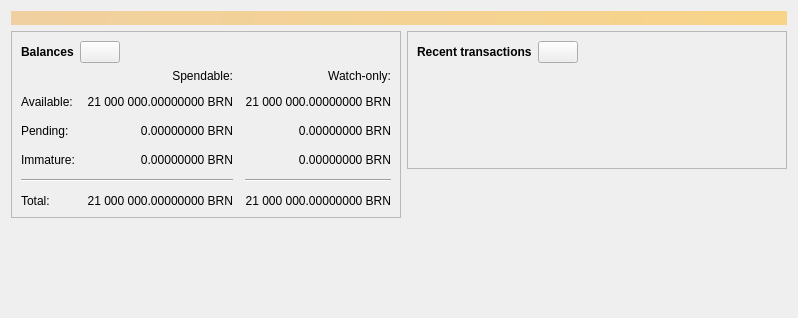
<?xml version="1.0" encoding="UTF-8"?>
<ui version="4.0">
 <class>OverviewPage</class>
 <widget class="QWidget" name="OverviewPage">
  <property name="geometry">
   <rect>
    <x>0</x>
    <y>0</y>
    <width>798</width>
    <height>318</height>
   </rect>
  </property>
  <property name="windowTitle">
   <string>Form</string>
  </property>
  <layout class="QVBoxLayout" name="topLayout">
   <item>
    <widget class="QLabel" name="labelAlerts">
     <property name="visible">
      <bool>false</bool>
     </property>
     <property name="styleSheet">
      <string notr="true">QLabel { background-color: qlineargradient(x1: 0, y1: 0, x2: 1, y2: 0, stop:0 #F0D0A0, stop:1 #F8D488); color:#000000; }</string>
     </property>
     <property name="wordWrap">
      <bool>true</bool>
     </property>
     <property name="margin">
      <number>3</number>
     </property>
     <property name="textInteractionFlags">
      <set>Qt::TextSelectableByMouse</set>
     </property>
    </widget>
   </item>
   <item>
    <layout class="QHBoxLayout" name="horizontalLayout" stretch="1,1">
     <item>
      <layout class="QVBoxLayout" name="verticalLayout_2">
       <item>
        <widget class="QFrame" name="frame">
         <property name="frameShape">
          <enum>QFrame::StyledPanel</enum>
         </property>
         <property name="frameShadow">
          <enum>QFrame::Raised</enum>
         </property>
         <layout class="QVBoxLayout" name="verticalLayout_4">
          <item>
           <layout class="QHBoxLayout" name="horizontalLayout_4">
            <item>
             <widget class="QLabel" name="label_5">
              <property name="font">
               <font>
                <weight>75</weight>
                <bold>true</bold>
               </font>
              </property>
              <property name="text">
               <string>Balances</string>
              </property>
             </widget>
            </item>
            <item>
             <widget class="QPushButton" name="labelWalletStatus">
              <property name="enabled">
               <bool>true</bool>
              </property>
              <property name="maximumSize">
               <size>
                <width>45</width>
                <height>16777215</height>
               </size>
              </property>
              <property name="toolTip">
               <string>The displayed information may be out of date. Your wallet automatically synchronizes with the Bitcoin network after a connection is established, but this process has not completed yet.</string>
              </property>
              <property name="text">
               <string/>
              </property>
              <property name="icon">
               <iconset resource="../bitcoin.qrc">
                <normaloff>:/icons/warning</normaloff>
                <disabledoff>:/icons/warning</disabledoff>:/icons/warning</iconset>
              </property>
              <property name="iconSize">
               <size>
                <width>24</width>
                <height>24</height>
               </size>
              </property>
             </widget>
            </item>
            <item>
             <spacer name="horizontalSpacer_3">
              <property name="orientation">
               <enum>Qt::Horizontal</enum>
              </property>
              <property name="sizeHint" stdset="0">
               <size>
                <width>40</width>
                <height>20</height>
               </size>
              </property>
             </spacer>
            </item>
           </layout>
          </item>
          <item>
           <layout class="QGridLayout" name="gridLayout">
            <property name="spacing">
             <number>12</number>
            </property>
            <item row="2" column="2">
             <widget class="QLabel" name="labelWatchPending">
              <property name="cursor">
               <cursorShape>IBeamCursor</cursorShape>
              </property>
              <property name="toolTip">
               <string>Unconfirmed transactions to watch-only addresses</string>
              </property>
              <property name="text">
               <string notr="true">0.00000000 BRN</string>
              </property>
              <property name="alignment">
               <set>Qt::AlignRight|Qt::AlignTrailing|Qt::AlignVCenter</set>
              </property>
              <property name="textInteractionFlags">
               <set>Qt::LinksAccessibleByMouse|Qt::TextSelectableByKeyboard|Qt::TextSelectableByMouse</set>
              </property>
             </widget>
            </item>
            <item row="2" column="1">
             <widget class="QLabel" name="labelUnconfirmed">
              <property name="cursor">
               <cursorShape>IBeamCursor</cursorShape>
              </property>
              <property name="toolTip">
               <string>Total of transactions that have yet to be confirmed, and do not yet count toward the spendable balance</string>
              </property>
              <property name="text">
               <string notr="true">0.00000000 BRN</string>
              </property>
              <property name="alignment">
               <set>Qt::AlignRight|Qt::AlignTrailing|Qt::AlignVCenter</set>
              </property>
              <property name="textInteractionFlags">
               <set>Qt::LinksAccessibleByMouse|Qt::TextSelectableByKeyboard|Qt::TextSelectableByMouse</set>
              </property>
             </widget>
            </item>
            <item row="3" column="2">
             <widget class="QLabel" name="labelWatchImmature">
              <property name="cursor">
               <cursorShape>IBeamCursor</cursorShape>
              </property>
              <property name="toolTip">
               <string>Mined balance in watch-only addresses that has not yet matured</string>
              </property>
              <property name="text">
               <string notr="true">0.00000000 BRN</string>
              </property>
              <property name="alignment">
               <set>Qt::AlignRight|Qt::AlignTrailing|Qt::AlignVCenter</set>
              </property>
              <property name="textInteractionFlags">
               <set>Qt::LinksAccessibleByMouse|Qt::TextSelectableByKeyboard|Qt::TextSelectableByMouse</set>
              </property>
             </widget>
            </item>
            <item row="4" column="0" colspan="2">
             <widget class="Line" name="line">
              <property name="orientation">
               <enum>Qt::Horizontal</enum>
              </property>
             </widget>
            </item>
            <item row="4" column="2">
             <widget class="Line" name="lineWatchBalance">
              <property name="sizePolicy">
               <sizepolicy hsizetype="Preferred" vsizetype="Fixed">
                <horstretch>0</horstretch>
                <verstretch>0</verstretch>
               </sizepolicy>
              </property>
              <property name="minimumSize">
               <size>
                <width>140</width>
                <height>0</height>
               </size>
              </property>
              <property name="orientation">
               <enum>Qt::Horizontal</enum>
              </property>
             </widget>
            </item>
            <item row="5" column="0">
             <widget class="QLabel" name="labelTotalText">
              <property name="text">
               <string>Total:</string>
              </property>
             </widget>
            </item>
            <item row="3" column="1">
             <widget class="QLabel" name="labelImmature">
              <property name="cursor">
               <cursorShape>IBeamCursor</cursorShape>
              </property>
              <property name="toolTip">
               <string>Mined balance that has not yet matured</string>
              </property>
              <property name="text">
               <string notr="true">0.00000000 BRN</string>
              </property>
              <property name="alignment">
               <set>Qt::AlignRight|Qt::AlignTrailing|Qt::AlignVCenter</set>
              </property>
              <property name="textInteractionFlags">
               <set>Qt::LinksAccessibleByMouse|Qt::TextSelectableByKeyboard|Qt::TextSelectableByMouse</set>
              </property>
             </widget>
            </item>
            <item row="2" column="3">
             <spacer name="horizontalSpacer_2">
              <property name="orientation">
               <enum>Qt::Horizontal</enum>
              </property>
              <property name="sizeHint" stdset="0">
               <size>
                <width>40</width>
                <height>20</height>
               </size>
              </property>
             </spacer>
            </item>
            <item row="3" column="0">
             <widget class="QLabel" name="labelImmatureText">
              <property name="text">
               <string>Immature:</string>
              </property>
             </widget>
            </item>
            <item row="5" column="1">
             <widget class="QLabel" name="labelTotal">
              <property name="cursor">
               <cursorShape>IBeamCursor</cursorShape>
              </property>
              <property name="toolTip">
               <string>Your current total balance</string>
              </property>
              <property name="text">
               <string notr="true">21 000 000.00000000 BRN</string>
              </property>
              <property name="alignment">
               <set>Qt::AlignRight|Qt::AlignTrailing|Qt::AlignVCenter</set>
              </property>
              <property name="textInteractionFlags">
               <set>Qt::LinksAccessibleByMouse|Qt::TextSelectableByKeyboard|Qt::TextSelectableByMouse</set>
              </property>
             </widget>
            </item>
            <item row="5" column="2">
             <widget class="QLabel" name="labelWatchTotal">
              <property name="cursor">
               <cursorShape>IBeamCursor</cursorShape>
              </property>
              <property name="toolTip">
               <string>Current total balance in watch-only addresses</string>
              </property>
              <property name="text">
               <string notr="true">21 000 000.00000000 BRN</string>
              </property>
              <property name="alignment">
               <set>Qt::AlignRight|Qt::AlignTrailing|Qt::AlignVCenter</set>
              </property>
              <property name="textInteractionFlags">
               <set>Qt::LinksAccessibleByMouse|Qt::TextSelectableByKeyboard|Qt::TextSelectableByMouse</set>
              </property>
             </widget>
            </item>
            <item row="0" column="2">
             <widget class="QLabel" name="labelWatchonly">
              <property name="text">
               <string>Watch-only:</string>
              </property>
              <property name="alignment">
               <set>Qt::AlignRight|Qt::AlignTrailing|Qt::AlignVCenter</set>
              </property>
             </widget>
            </item>
            <item row="1" column="0">
             <widget class="QLabel" name="labelBalanceText">
              <property name="text">
               <string>Available:</string>
              </property>
             </widget>
            </item>
            <item row="1" column="1">
             <widget class="QLabel" name="labelBalance">
              <property name="cursor">
               <cursorShape>IBeamCursor</cursorShape>
              </property>
              <property name="toolTip">
               <string>Your current spendable balance</string>
              </property>
              <property name="text">
               <string notr="true">21 000 000.00000000 BRN</string>
              </property>
              <property name="alignment">
               <set>Qt::AlignRight|Qt::AlignTrailing|Qt::AlignVCenter</set>
              </property>
              <property name="textInteractionFlags">
               <set>Qt::LinksAccessibleByMouse|Qt::TextSelectableByKeyboard|Qt::TextSelectableByMouse</set>
              </property>
             </widget>
            </item>
            <item row="1" column="2">
             <widget class="QLabel" name="labelWatchAvailable">
              <property name="cursor">
               <cursorShape>IBeamCursor</cursorShape>
              </property>
              <property name="toolTip">
               <string>Your current balance in watch-only addresses</string>
              </property>
              <property name="text">
               <string notr="true">21 000 000.00000000 BRN</string>
              </property>
              <property name="alignment">
               <set>Qt::AlignRight|Qt::AlignTrailing|Qt::AlignVCenter</set>
              </property>
              <property name="textInteractionFlags">
               <set>Qt::LinksAccessibleByMouse|Qt::TextSelectableByKeyboard|Qt::TextSelectableByMouse</set>
              </property>
             </widget>
            </item>
            <item row="2" column="0">
             <widget class="QLabel" name="labelPendingText">
              <property name="text">
               <string>Pending:</string>
              </property>
             </widget>
            </item>
            <item row="0" column="1">
             <widget class="QLabel" name="labelSpendable">
              <property name="text">
               <string>Spendable:</string>
              </property>
              <property name="alignment">
               <set>Qt::AlignRight|Qt::AlignTrailing|Qt::AlignVCenter</set>
              </property>
             </widget>
            </item>
           </layout>
          </item>
         </layout>
        </widget>
       </item>
       <item>
        <spacer name="verticalSpacer">
         <property name="orientation">
          <enum>Qt::Vertical</enum>
         </property>
         <property name="sizeHint" stdset="0">
          <size>
           <width>20</width>
           <height>40</height>
          </size>
         </property>
        </spacer>
       </item>
      </layout>
     </item>
     <item>
      <layout class="QVBoxLayout" name="verticalLayout_3">
       <item>
        <widget class="QFrame" name="frame_2">
         <property name="frameShape">
          <enum>QFrame::StyledPanel</enum>
         </property>
         <property name="frameShadow">
          <enum>QFrame::Raised</enum>
         </property>
         <layout class="QVBoxLayout" name="verticalLayout">
          <item>
           <layout class="QHBoxLayout" name="horizontalLayout_2">
            <item>
             <widget class="QLabel" name="label_4">
              <property name="font">
               <font>
                <weight>75</weight>
                <bold>true</bold>
               </font>
              </property>
              <property name="text">
               <string>Recent transactions</string>
              </property>
             </widget>
            </item>
            <item>
             <widget class="QPushButton" name="labelTransactionsStatus">
              <property name="enabled">
               <bool>true</bool>
              </property>
              <property name="maximumSize">
               <size>
                <width>45</width>
                <height>16777215</height>
               </size>
              </property>
              <property name="toolTip">
               <string>The displayed information may be out of date. Your wallet automatically synchronizes with the Bitcoin network after a connection is established, but this process has not completed yet.</string>
              </property>
              <property name="text">
               <string/>
              </property>
              <property name="icon">
               <iconset resource="../bitcoin.qrc">
                <normaloff>:/icons/warning</normaloff>
                <disabledoff>:/icons/warning</disabledoff>:/icons/warning</iconset>
              </property>
              <property name="iconSize">
               <size>
                <width>24</width>
                <height>24</height>
               </size>
              </property>
             </widget>
            </item>
            <item>
             <spacer name="horizontalSpacer">
              <property name="orientation">
               <enum>Qt::Horizontal</enum>
              </property>
              <property name="sizeHint" stdset="0">
               <size>
                <width>40</width>
                <height>20</height>
               </size>
              </property>
             </spacer>
            </item>
           </layout>
          </item>
          <item>
           <widget class="TransactionOverviewWidget" name="listTransactions">
            <property name="styleSheet">
             <string notr="true">QListView { background: transparent; }</string>
            </property>
            <property name="frameShape">
             <enum>QFrame::NoFrame</enum>
            </property>
            <property name="verticalScrollBarPolicy">
             <enum>Qt::ScrollBarAlwaysOff</enum>
            </property>
            <property name="horizontalScrollBarPolicy">
             <enum>Qt::ScrollBarAlwaysOff</enum>
            </property>
            <property name="sizeAdjustPolicy">
             <enum>QAbstractScrollArea::AdjustToContents</enum>
            </property>
            <property name="selectionMode">
             <enum>QAbstractItemView::NoSelection</enum>
            </property>
            <property name="uniformItemSizes">
             <bool>true</bool>
            </property>
           </widget>
          </item>
         </layout>
        </widget>
       </item>
       <item>
        <spacer name="verticalSpacer_2">
         <property name="orientation">
          <enum>Qt::Vertical</enum>
         </property>
         <property name="sizeHint" stdset="0">
          <size>
           <width>20</width>
           <height>40</height>
          </size>
         </property>
        </spacer>
       </item>
      </layout>
     </item>
    </layout>
   </item>
  </layout>
 </widget>
 <customwidgets>
  <customwidget>
   <class>TransactionOverviewWidget</class>
   <extends>QListView</extends>
   <header>qt/transactionoverviewwidget.h</header>
  </customwidget>
 </customwidgets>
 <resources/>
 <connections/>
</ui>
